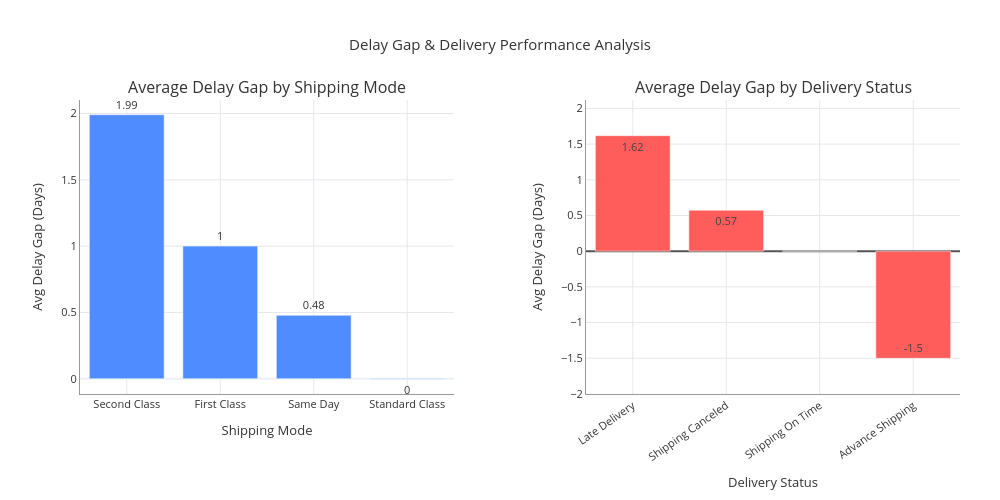

The notebook cell saved with this chart:
### Code cell
import plotly.graph_objects as go
from plotly.subplots import make_subplots

fig = make_subplots(
    rows=1,
    cols=2,
    specs=[
        [{"type": "bar"}, {"type": "bar"}]
    ],
    subplot_titles=(
        "Average Delay Gap by Shipping Mode",
        "Average Delay Gap by Delivery Status"
    ),
    horizontal_spacing=0.15
)

# =========================================================
# Chart 1: Average Delay Gap by Shipping Mode
# =========================================================

shipping_delay = (
    df.groupby("shipping_mode")["delay_gap"]
    .mean()
    .sort_values(ascending=False)
    .reset_index()
)

fig.add_trace(
    go.Bar(
        x=shipping_delay["shipping_mode"],
        y=shipping_delay["delay_gap"],
        marker_color="#4F8CFF",
        text=shipping_delay["delay_gap"].round(2),
        textposition="outside",
        name="Avg Delay Gap",
        showlegend=False
    ),
    row=1,
    col=1
)


# =========================================================
# Chart 2: Average Delay Gap by Delivery Status
# =========================================================

status_delay = (
    df.groupby("delivery_status")["delay_gap"]
    .mean()
    .sort_values(ascending=False)
    .reset_index()
)

fig.add_trace(
    go.Bar(
        x=status_delay["delivery_status"],
        y=status_delay["delay_gap"],
        marker_color="#FF5C5C",
        text=status_delay["delay_gap"].round(2),
        textposition="auto",
        name="Delay Gap",
        showlegend=False
    ),
    row=1,
    col=2
)


# =========================================================
# Layout
# =========================================================

fig.update_layout(
    template="plotly_white",

    title="Delay Gap & Delivery Performance Analysis",
    title_x=0.5,

    height=500,
    width=1000,

    font=dict(
        size=11,
        color="#333333"
    ),

    paper_bgcolor="white",
    plot_bgcolor="white",

    margin=dict(
        l=80,
        r=40,
        t=100,
        b=80
    )
)


# =========================================================
# Axis Titles
# =========================================================

# Chart 1
fig.update_xaxes(
    title_text="Shipping Mode",
    row=1,
    col=1
)

fig.update_yaxes(
    title_text="Avg Delay Gap (Days)",
    row=1,
    col=1
)


# Chart 2
fig.update_xaxes(
    title_text="Delivery Status",
    tickangle=-35,
    row=1,
    col=2
)

fig.update_yaxes(
    title_text="Avg Delay Gap (Days)",

    range=[
        status_delay["delay_gap"].min() - 0.5,
        status_delay["delay_gap"].max() + 0.5
    ],

    zeroline=True,
    zerolinewidth=2,
    zerolinecolor="#555555",

    row=1,
    col=2
)


# =========================================================
# Grid & Axis Styling
# =========================================================

fig.update_xaxes(
    showgrid=True,
    gridcolor="#E5E7EB",
    linecolor="#999999"
)

fig.update_yaxes(
    showgrid=True,
    gridcolor="#E5E7EB",
    linecolor="#999999"
)


# Display
fig.show()

### Figure 1 — Plotly figure (JSON) as saved in the notebook; plotly's stock layout.template omitted (floating-point values rounded to 4 significant figures)
{"data": [{"marker": {"color": "#4F8CFF"}, "name": "Avg Delay Gap", "showlegend": false, "text": [1.99, 1.0, 0.48, -0.0], "textposition": "outside", "type": "bar", "x": ["Second Class", "First Class", "Same Day", "Standard Class"], "xaxis": "x", "y": [1.991, 1.0, 0.4783, -0.004093], "yaxis": "y"}, {"marker": {"color": "#FF5C5C"}, "name": "Delay Gap", "showlegend": false, "text": [1.62, 0.57, 0.0, -1.5], "textposition": "auto", "type": "bar", "x": ["Late Delivery", "Shipping Canceled", "Shipping On Time", "Advance Shipping"], "xaxis": "x2", "y": [1.618, 0.5727, 0.0, -1.502], "yaxis": "y2"}], "layout": {"annotations": [{"font": {"size": 16}, "showarrow": false, "text": "Average Delay Gap by Shipping Mode", "x": 0.2125, "xanchor": "center", "xref": "paper", "y": 1, "yanchor": "bottom", "yref": "paper"}, {"font": {"size": 16}, "showarrow": false, "text": "Average Delay Gap by Delivery Status", "x": 0.7875, "xanchor": "center", "xref": "paper", "y": 1, "yanchor": "bottom", "yref": "paper"}], "font": {"color": "#333333", "size": 11}, "height": 500, "margin": {"b": 80, "l": 80, "r": 40, "t": 100}, "paper_bgcolor": "white", "plot_bgcolor": "white", "title": {"text": "Delay Gap & Delivery Performance Analysis", "x": 0.5}, "width": 1000, "xaxis": {"anchor": "y", "domain": [0, 0.425], "gridcolor": "#E5E7EB", "linecolor": "#999999", "showgrid": true, "title": {"text": "Shipping Mode"}}, "xaxis2": {"anchor": "y2", "domain": [0.575, 1], "gridcolor": "#E5E7EB", "linecolor": "#999999", "showgrid": true, "tickangle": -35, "title": {"text": "Delivery Status"}}, "yaxis": {"anchor": "x", "domain": [0, 1], "gridcolor": "#E5E7EB", "linecolor": "#999999", "showgrid": true, "title": {"text": "Avg Delay Gap (Days)"}}, "yaxis2": {"anchor": "x2", "domain": [0, 1], "gridcolor": "#E5E7EB", "linecolor": "#999999", "range": [-2.002, 2.118], "showgrid": true, "title": {"text": "Avg Delay Gap (Days)"}, "zeroline": true, "zerolinecolor": "#555555", "zerolinewidth": 2}}}
